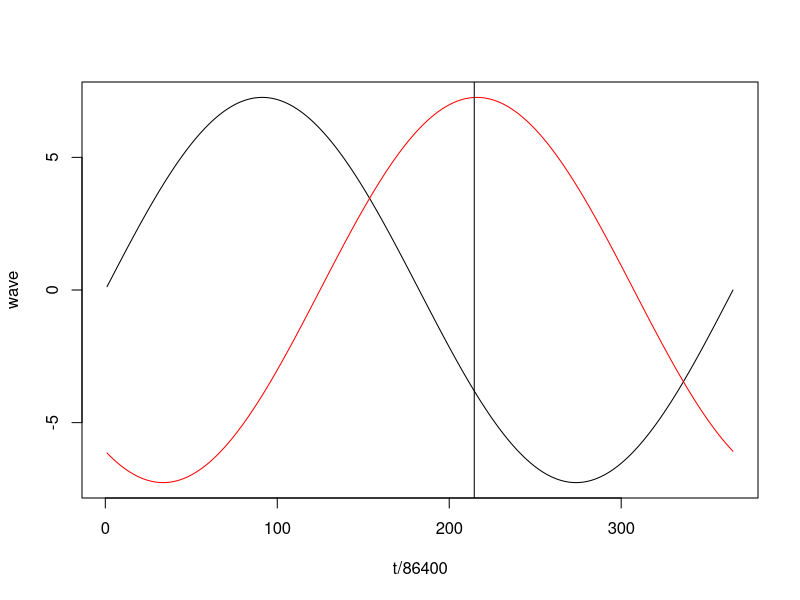

Source code (R): (Note: this script raises an error after producing the figure.)
helton <- read.csv("Helton_2014_Figure_5.csv")
tester <- subset(helton, Avg_Res_Time_days == min(Avg_Res_Time_days))

#amp*sin(2*pi*f*t + phase); phase/2pif = apparent time shift in sec
amp <- tester$FitRange/2
f <- 1/(86400*365)
phase <- ((tester$Phase/365)*360)/(2*pi)

t <- seq(86400,365*86400, by = 86400)
wave <- amp*sin((2*pi*f*t))
wave2 <- amp*cos((2*pi*f*t) + (phase+0.3)) #*(pi/180)) #- (phase/(2*pi*f)))
plot(t/86400, wave, type = "l")
lines(t/86400, wave2, col = "red")
abline(v = 214.55)

f <- 1/(86400*365)
t <- seq(86400,365*86400, by = 86400)
waves <- data.frame(jday = 1:365, res_time = 0, temp = 0)

calc_wave <- function(helton_range, helton_phase, helton_mean, helton_restime){

  f <- 1/(86400*365)
  t <- seq(86400,365*86400, by = 86400)

  amp <- helton_range/2
  phase <- ((helton_phase/365)*360)/(2*pi)
  wave <- amp*cos((2*pi*f*t) + (phase)) + helton_mean

  waves <- data.frame(jday = 1:365,
                      day = ymd("2020-01-01") + seq(0, 364, by = 1),
                      res_time = helton_restime,
                      temp = wave)
  return(waves)
}



wvs <- mapply(calc_wave,
                helton_range = helton$FitRange,
                helton_phase = helton$Phase,
                helton_mean = helton$FitMean,
                helton_restime = helton$Avg_Res_Time_days,
            SIMPLIFY = F)
waves <- rbind(wvs[[1]], wvs[[2]])
for(i in 3:length(wvs)){
  waves <- rbind(waves, wvs[[i]])
}
as.factor(waves$res_time)


plot(wvs[[1]]$jday, wvs[[1]]$temp, type = "l")

mapply(function(x,c) lines(x$jday, x$temp, col = c),
       x = wvs,
       c = hcl.colors(19))

for(i in 1:nrow(helton)){
  amp <- helton$FitRange[i]/2
  phase <- ((helton$Phase[i]/365)*360)/(2*pi)
  wave <- amp*cos((2*pi*f*t) + (phase)) + helton$FitMean[i]

  waves <- data.frame(jday = 1:365,
                      day = ymd("2020-01-01") + seq(0, 364, by = 1),
                      res_time = helton$Avg_Res_Time_days,
                      temp = wave)
}

plot(wvs[[1]]$jday, wvs[[1]]$temp, type = "l")
abline(v = helton$Phase)


#### Start over ####

get_waves <- function(tester){
  amp <- tester$Max_minus_Min/2
  maxt <- tester$MathMean + amp
  mint <- tester$MathMean - amp
  maxday <- tester$Phase
  minday <- tester$Phase - (365/2)
  meanday <- (maxday - minday)/2 + minday
  meanday2 <- (maxday - minday)/2 + maxday
  meant <- tester$MathMean
  phase <- (tester$Phase - 365/4) * (pi/180)

  f <- 1/(86400*365)
  t <- seq(86400,365*86400, by = 86400)

  wave <- (amp*sin((2*pi*(1/(365*86400))*t) - phase)) + meant

  # two <- data.frame(temp = c(mint, meant, maxt, meant), time = c(minday, meanday, maxday, meanday2))

  # model <-nls(temp ~ amp*sin((2*pi*(1/365)*time) + p) + meant,
  #             data = two,
  #             start = list(p = floor(phase)))
  #

  # cosine <- data.frame(amp = amp, mean = meant, phase = phase, modelphase = coef(model))

  return(wave)
}



plot(get_waves(tester = tester))
plot(get_waves(tester = helton[1,]))
abline(v = helton$Phase[1])

allwaves <- list(get_waves(helton[1,]))
for(i in 2:nrow(helton)){
  thiswave <- get_waves(helton[i,])
  allwaves[[i]] <- thiswave
}

plot(allwaves[[1]], type = "l")
mapply(function(x, c) lines(x, col = c),
       allwaves,
       hcl.colors(19, "Blues"))
helton2012_sine_models <- allwaves
names(helton2012_sine_models) <- round(helton$Avg_Res_Time_days, 1)
save(helton2012_sine_models, file = "helton2012_sine_models_truemeanamps.RData")

plot(rep(helton$Avg_Res_Time_days[1], times = 4), allwaves[[1]][c(18,110,201,292)],
     xlim = c(0,305),
     ylim = c(-2,22))
for(i in 2:nrow(helton)){
  points(rep(helton$Avg_Res_Time_days[i], times = 4), allwaves[[i]][c(18,110,201,292)])
}

orderedwaves <- data.frame(rt = rep(sort(helton$Avg_Res_Time_days), each = 4),
           jday = rep(c(18,110,201,292), times = 19),
           temp = NA)
for(i in 1:nrow(helton)){
  orderedwaves[orderedwaves$rt == helton$Avg_Res_Time_days[i],]$temp <- allwaves[[i]][c(18,110,201,292)]
}
helton_sine_models_4days <- orderedwaves
save(helton_sine_models_4days, file = "helton_sine_models_4days_true.RData")

plot(c(mean(subset(orderedwaves, jday == 18)[1:3,]$rt), subset(orderedwaves, jday == 18)[4:19,]$rt),
     c(mean(subset(orderedwaves, jday == 18)[1:3,]$temp), subset(orderedwaves, jday == 18)[4:19,]$temp),
     type = "o",
     ylim = c(-2,19),
     col = hcl.colors(4, "Cork")[1],
     xlim = c(0,305))
lines(c(mean(subset(orderedwaves, jday == 110)[1:3,]$rt), subset(orderedwaves, jday == 110)[4:19,]$rt),
      c(mean(subset(orderedwaves, jday == 110)[1:3,]$temp), subset(orderedwaves, jday == 110)[4:19,]$temp),
      type = "o",
      col = hcl.colors(4, "Cork")[2])
lines(c(mean(subset(orderedwaves, jday == 201)[1:3,]$rt), subset(orderedwaves, jday == 201)[4:19,]$rt),
      c(mean(subset(orderedwaves, jday == 201)[1:3,]$temp), subset(orderedwaves, jday == 201)[4:19,]$temp),
      type = "o",
      col = hcl.colors(4, "Cork")[3])
lines(c(mean(subset(orderedwaves, jday == 292)[1:3,]$rt), subset(orderedwaves, jday == 292)[4:19,]$rt),
      c(mean(subset(orderedwaves, jday == 292)[1:3,]$temp), subset(orderedwaves, jday == 292)[4:19,]$temp),
      type = "o",
      col = hcl.colors(4, "Cork")[4])







###############
###############
amp
tdays <- 1:365
freq <- 1/365
omega <- 2*pi*freq
phaserad <- tester$Phase
plot(amp*sin(omega*tdays + (tester$Phase/365)*(2*pi/3)), type = "l")
abline(v = tester$Phase)

plot(amp*sin((2*pi*(1/(365*86400))*t)),
     type = "l",
     col ="forestgreen")
abline(v = 365/4)
lines()
lines(amp*sin((2*pi*(1/(365*86400))*t) - ((91.25 + 32.05) * (pi/180))) + meant,
              col = "red")
abline(v = tester$Phase)

tester$Phase/4
meanday
###

